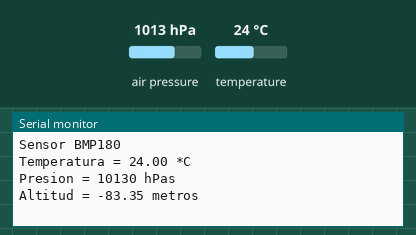
Bench run of a sketch on a simulated Arduino Uno, built with avr-gcc and run on an emulated ATmega328P. Shown: the last lines printed to the serial monitor. The test bench sets the inputs (shaded band); at power-on: air pressure 1013 hPa, temperature 24 °C.

Above: at 1.2 s.
1.3 s: air pressure set to 952 hPa
At 3.5 s:
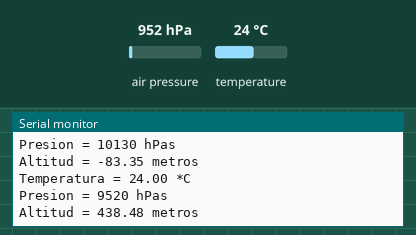
9.0 s: temperature set to 12 °C
At 9.9 s:
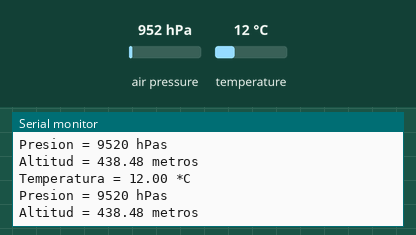
12.1 s: air pressure set to 975 hPa
At 16.3 s:
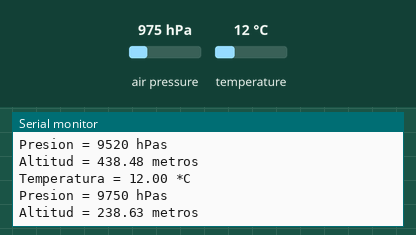
Timing chart, 0 to 17.8 s (numbered marks = the images above; inputs shaded):
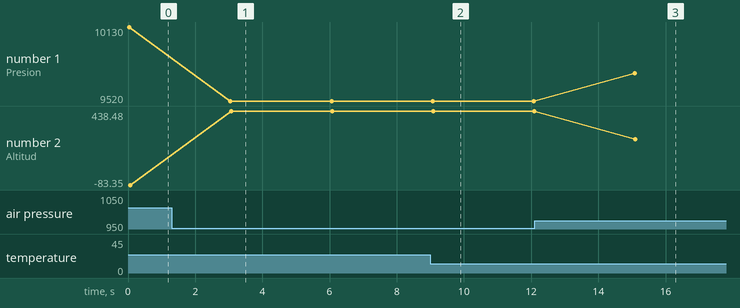

The sketch:

bmo.ino
```cpp
#include <Wire.h>
#include <Adafruit_BMP085.h>
Adafruit_BMP085 bmp;

void setup()
{
  Serial.begin(9600);
  bmp.begin();
  Serial.println("Sensor BMP180");
}

void loop()
{
    Serial.print("Temperatura = ");
    Serial.print(bmp.readTemperature());
    Serial.println(" *C");
    Serial.print("Presion = ");
    Serial.print(bmp.readPressure()/10);
    Serial.println(" hPas");
    Serial.print("Altitud = ");
    Serial.print(bmp.readAltitude(100305));
    Serial.println(" metros");

    Serial.println();
    delay(3000); //5000
}
```

Measured:
- after the input at 1.3 s, the serial monitor: prints a new line after 1.7 s (image 1)
- after the input at 9.0 s, the serial monitor: prints a new line at once (image 2)
- after the input at 12.1 s, the serial monitor: prints a new line after 3.0 s (image 3)
- plotted number 1: 10130 → 9520 after the input at 1.3 s, 9520 → 9750 after the input at 12.1 s
- plotted number 2: -83.35 → 438.48 after the input at 1.3 s, 438.48 → 238.63 after the input at 12.1 s
